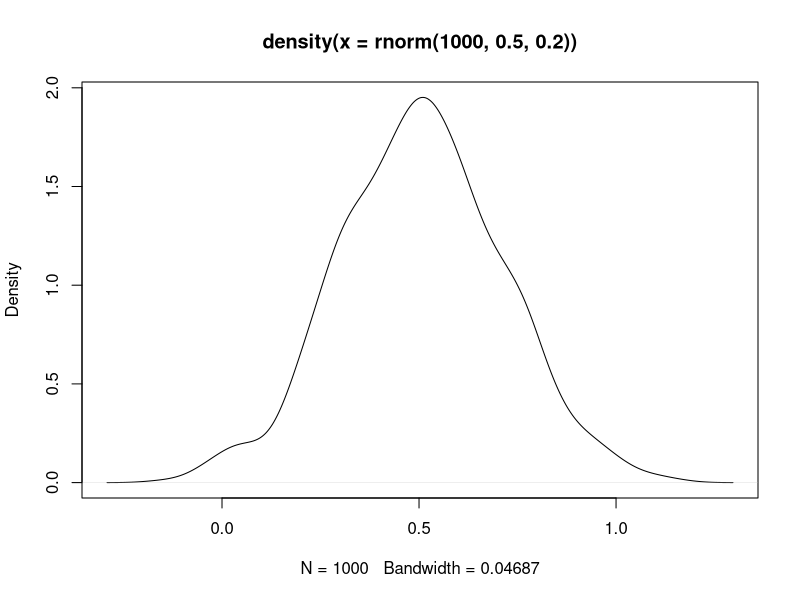
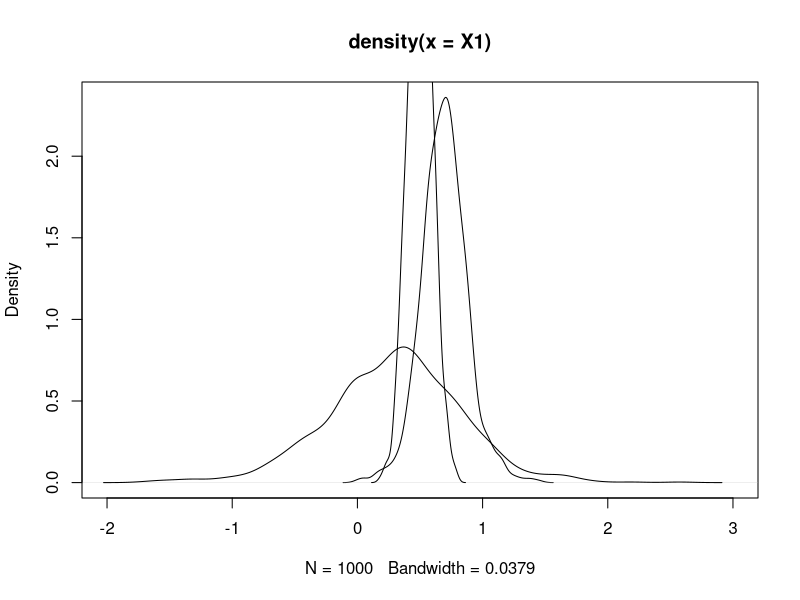
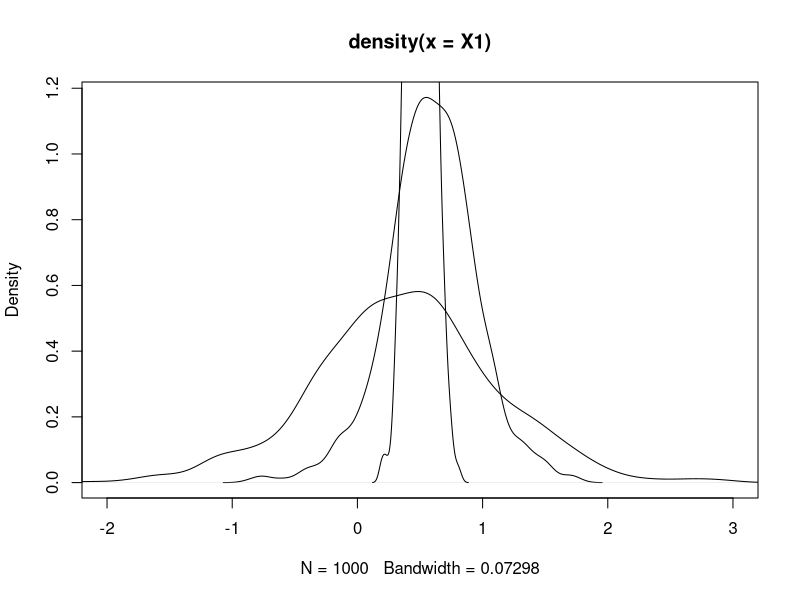
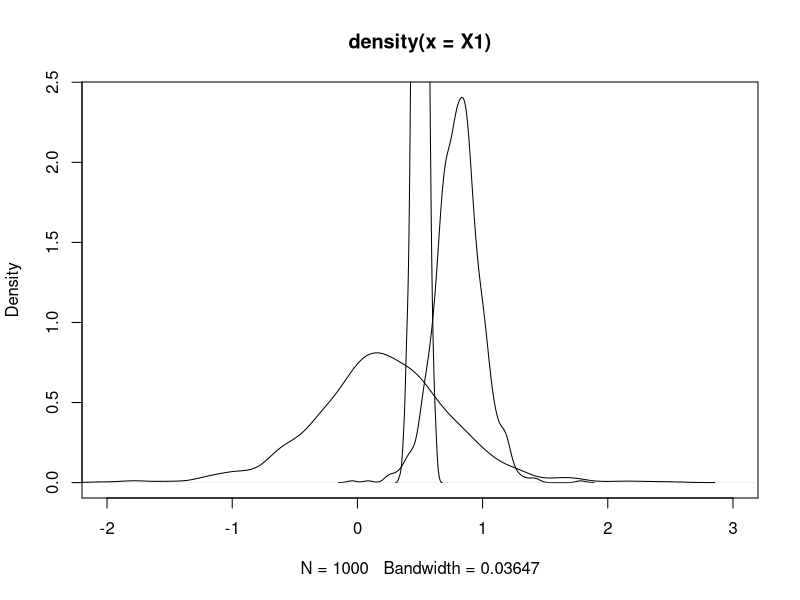

Write R code to recreate these figures, in order.
plot(density(rnorm(1000, 0.5, 0.2)))
n.i <- 1000

x1.u <- 0.7; x1.s <- 0.1
x2.u <- 0.3; x2.s <- 0.3 
v.sd <- 0.1

X1 <- x1.u + x1.s*rlogis(n.i)
X2 <- x2.u + x2.s*rlogis(n.i)

# X <- ifelse(T.fail <= 2, X1, X2)

v.i <- rnorm(n.i, mean = 0.5, sd = v.sd)

plot(density(X1), xlim = c(-2,3))
lines(density(X2))
lines(density(v.i))


x1.u <- 0.6; x1.s <- 0.2
x2.u <- 0.4; x2.s <- 0.4
v.sd <- 0.1

X1 <- x1.u + x1.s*rlogis(n.i)
X2 <- x2.u + x2.s*rlogis(n.i)

v.i <- rnorm(n.i, mean = 0.5, sd = v.sd)

plot(density(X1), xlim = c(-2,3))
lines(density(X2))
lines(density(v.i))


x1.u <- 0.8; x1.s <- 0.1
x2.u <- 0.2; x2.s <- 0.3
v.sd <- 0.05

X1 <- x1.u + x1.s*rlogis(n.i)
X2 <- x2.u + x2.s*rlogis(n.i)

v.i <- rnorm(n.i, mean = 0.5, sd = v.sd)

plot(density(X1), xlim = c(-2,3))
lines(density(X2))
lines(density(v.i))
